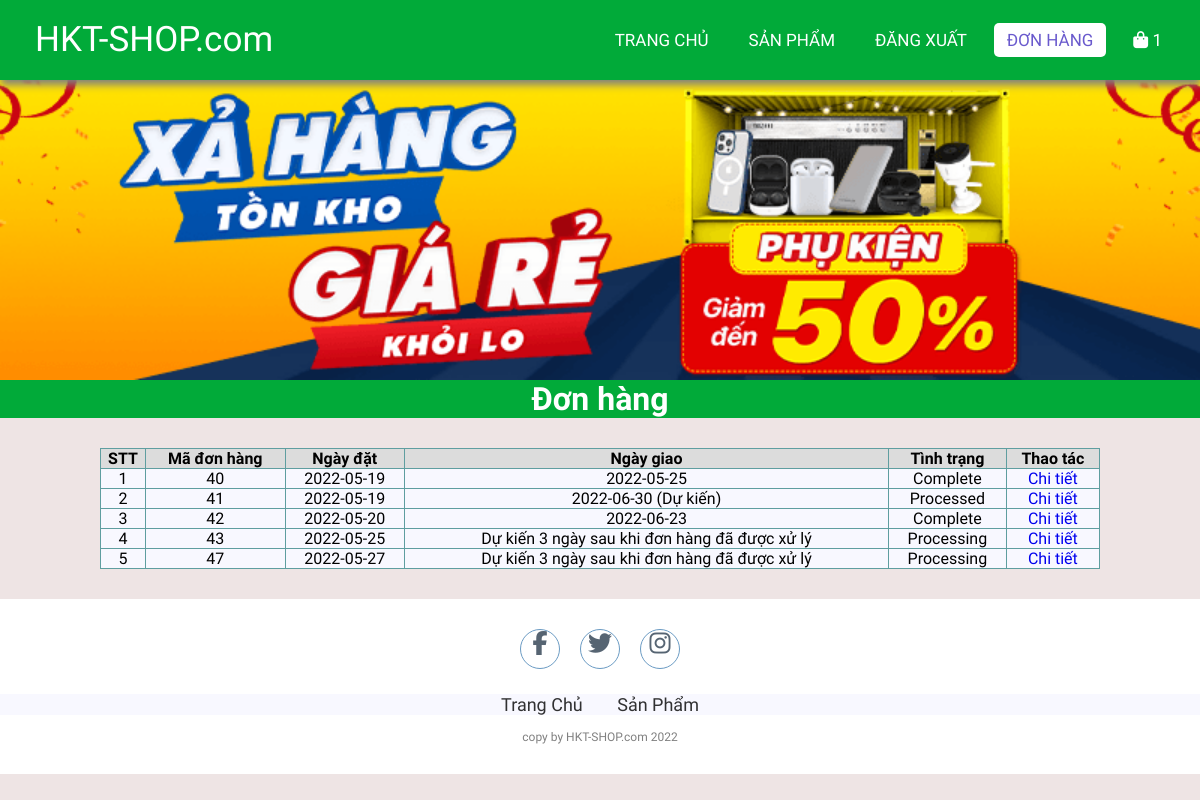
Screenshot of /order.php (signed in) with the database file from the repository.
### tables this page shows
CREATE TABLE `orders` (
  `id` int(11) NOT NULL,
  `userId` int(11) NOT NULL,
  `createdDate` date NOT NULL,
  `receivedDate` date DEFAULT NULL,
  `status` varchar(20) NOT NULL
);

### lib/database.php (called while the page is built, shortened)
<?php
class Database extends PDO
{
  public $host   = DB_HOST;
  public $user   = DB_USER;
  public $pass   = DB_PASS;
  public $dbname = DB_NAME;
  public $link;
  private function connectDB()
  {
    $this->link = new mysqli(
      $this->host,
      $this->user,
      $this->pass,
      $this->dbname
    );
  }
  public function select($query)
  {
    $result = $this->link->query($query);
    if ($result->num_rows > 0) {
      return $result;
    } else {
      return false;
    }
  }
}

### lib/session.php (called while the page is built, shortened)
<?php
class Session
{
   public static function get($key)
   {
      if (isset($_SESSION[$key])) {
         return $_SESSION[$key];
      } else {
         return false;
      }
   }
}

### classes/cart.php (called while the page is built, shortened)
<?php
$filepath = realpath(dirname(__FILE__));
include_once($filepath . '/../lib/database.php');
include_once($filepath . '/../lib/session.php');
?>
<?php
class cart
{
    private $db;
    public function __construct()
    {
        $this->db = new Database();
    }
    public function getTotalQtyByUserId()
    {
        $userId = Session::get('userId');
        $query = "SELECT SUM(qty) as total FROM cart WHERE userId = '$userId' ";
        $mysqli_result = $this->db->select($query);
        if ($mysqli_result) {
            $result = mysqli_fetch_all($this->db->select($query), MYSQLI_ASSOC)[0];
            return $result;
        }
        return false;
    }
}
?>

### classes/order.php (called while the page is built, shortened)
<?php
$filepath = realpath(dirname(__FILE__));
include_once($filepath . '/../lib/database.php');
include_once($filepath . '/../lib/session.php');
include_once($filepath . '/../classes/cart.php');
?>
<?php
class order
{
    private $db;
    public function __construct()
    {
        $this->db = new Database();
    }
    public function getOrderByUser()
    {
        $userId = Session::get('userId');
        $query = "SELECT * FROM orders WHERE userId = '$userId' ";
        $mysqli_result = $this->db->select($query);
        if ($mysqli_result) {
            $result = mysqli_fetch_all($this->db->select($query), MYSQLI_ASSOC);
            return $result;
        }
        return false;
    }
}
?>

### order.php (the view, shortened to what this page needs)
<?php
include_once 'lib/session.php';
include 'classes/order.php';
include_once 'classes/cart.php';
$cart = new cart();
$totalQty = $cart->getTotalQtyByUserId();
$order = new order();
$result = $order->getOrderByUser();
?>
<!DOCTYPE html>
<html lang="en">
<head>
    <link rel="stylesheet" href="./css/style.css">
    <link rel="stylesheet" href="https://cdnjs.cloudflare.com/ajax/libs/font-awesome/5.15.4/css/all.min.css">
</head>
<body>
    <nav>
        <label class="logo">HKT-SHOP.com</label>
        <ul>
            <li><a href="index.php">Trang chủ</a></li>
            <li><a href="productList.php">Sản phẩm</a></li>
            <?php
            if (isset($_SESSION['user']) && $_SESSION['user']) { ?>
                <li><a href="logout.php" id="signin">Đăng xuất</a></li>
            <?php } else { ?>
                <li><a href="register.php" id="signup">Đăng ký</a></li>
                <li><a href="login.php" id="signin">Đăng nhập</a></li>
            <?php } ?>
            <li><a href="order.php" id="order" class="active">Đơn hàng</a></li>
            <li>
                <a href="checkout.php">
                    <i class="fa fa-shopping-bag"></i>
                    <span class="sumItem">
                        <?= $totalQty['total'] ?>
                    </span>
                </a>
            </li>
        </ul>
    </nav>
        <section class="banner">
        <div class="fadein">
            <?php
            $dir = "./images/slider/";
            $scan_dir = scandir($dir);
            foreach ($scan_dir as $img) :
                if (in_array($img, array('.', '..')))
                    continue;
            ?>
                <img src="<?php echo $dir . $img ?>" alt="<?php echo $img ?>">
            <?php endforeach; ?>
        </div>
    </section>
    <div class="featuredProducts">
        <h1>Đơn hàng</h1>
    </div>
    <div class="container-single">
        <?php if ($result) { ?>
            <table class="order">
                <tr>
                    <th>STT</th>
                    <th>Mã đơn hàng</th>
                    <th>Ngày đặt</th>
                    <th>Ngày giao</th>
                    <th>Tình trạng</th>
                    <th>Thao tác</th>
                </tr>
                <?php $count = 1;
                foreach ($result as $key => $value) { ?>
                    <tr>
                        <td><?= $count++ ?></td>
                        <td><?= $value['id'] ?></td>
                        <td><?= $value['createdDate'] ?></td>
                        <td><?= ($value['status'] != "Processing") ? $value['receivedDate'] : "Dự kiến 3 ngày sau khi đơn hàng đã được xử lý" ?> <?=  ($value['status'] != "Complete" && $value['status'] != "Processing") ? "(Dự kiến)" : "" ?> </td>
                        <?php
                        if ($value['status'] == 'Delivering') { ?>
                            <td>
                                <a href="complete_order.php?orderId=<?= $value['id'] ?>">Đang giao (Click vào để xác nhận đã nhận)</a>
                            </td>
                            <td>
                                <a href="orderdetail.php?orderId=<?= $value['id'] ?>">Chi tiết</a>
                            </td>
                        <?php } else { ?>
                            <td>
                                <?= $value['status'] ?>
                            </td>
                            <td>
                                <a href="orderdetail.php?orderId=<?= $value['id'] ?>">Chi tiết</a>
                            </td>
                        <?php }
                        ?>
                    </tr>
                <?php } ?>
            </table>
        <?php } else { ?>
            <h3>Đơn hàng hiện đang rỗng</h3>
        <?php } ?>
    </div>
    <footer>
        <div class="social">
            <a href="#"><i class="fa fa-facebook" aria-hidden="true"></i></a>
            <a href="#"><i class="fa fa-twitter" aria-hidden="true"></i></a>
            <a href="#"><i class="fa fa-instagram" aria-hidden="true"></i></a>
        </div>
        <ul class="list">
            <li>
                <a href="./">Trang Chủ</a>
            </li>
            <li>
                <a href="productList.php">Sản Phẩm</a>
            </li>
        </ul>
        <p class="copyright">copy by HKT-SHOP.com 2022</p>
    </footer>
</body>
</html>

### css/style.css (style rules this page uses)
:root { --color-primary: #01aa39; --bg-primary: rgb(238, 228, 228); }
* { padding: 0; margin: 0; text-decoration: none; list-style: none; box-sizing: border-box; }
body { font-family: Mitr; background: var(--bg-primary); }
nav { top: 0; background: var(--color-primary); height: 80px; width: 100%; position: fixed; z-index: 9999; box-shadow: 1px 5px 8px gray; }
label.logo { color: white; font-size: 35px; line-height: 80px; padding: 0 35px; }
nav ul { float: right; margin-right: 20px; }
nav ul li { display: inline-block; line-height: 80px; margin: 0 5px; }
nav ul li a { color: white; font-size: 17px; padding: 7px 13px; border-radius: 3px; text-transform: uppercase; border-radius: 5px; transition: 0.5s; }
a.active, a:hover { background: white; color: slateblue; }
.banner { background-size: cover; margin-top: 80px; overflow: hidden; }
.fadein { position: relative; height: 300px; max-width: 1200px; margin: 0 auto; background: #fff; }
.fadein img { position: absolute; width: calc(100%); height: calc(100%); width: 100%; height: 100%; object-fit: cover; }
.featuredProducts { text-align: center; background-color: var(--color-primary); color: white; }
footer { padding: 30px 0; background-color: white; }
footer .social { text-align: center; padding-bottom: 25px; color: white; }
footer .social a { color: inherit; font-size: 24px; border: 1px solid steelblue; width: 40px; height: 40px; display: inline-block; text-align: center; border-radius: 50%; margin: 0 8px; transition: 0.5s; background-color: white; color: #2c3e50; opacity: 0.8; }
footer ul { margin-top: 0; padding: 0; list-style: none; font-size: 18px; margin-bottom: 0; text-align: center; }
footer ul a { color: inherit; text-decoration: none; opacity: 0.8; }
footer ul li { display: inline; padding: 0 15px; }
footer .copyright { margin-top: 15px; text-align: center; font-size: 12px; color: gray; }
.container-single { display: flex; margin: 30px 100px; }
.list { background-color: ghostwhite; }
th { background-color: gainsboro; border: 1px solid cadetblue; }
td { border: 1px solid cadetblue; text-align: center; }
.order { width: 100%; background-color: ghostwhite; padding: 10px; border-collapse: collapse; }

### rows the page displays
orders: id "40", createdDate "2022-05-19", receivedDate "2022-05-25", status "Complete"
orders: id "41", createdDate "2022-05-19", receivedDate "2022-06-30", shows "(Dự kiến)", status "Processed"
orders: id "42", createdDate "2022-05-20", receivedDate "2022-06-23", status "Complete"
orders: id "43", createdDate "2022-05-25", shows "Dự kiến 3 ngày sau khi đơn hàng đã được xử lý", status "Processing"
orders: id "47", createdDate "2022-05-27", shows "Dự kiến 3 ngày sau khi đơn hàng đã được xử lý", status "Processing"

### other values shown
$totalQty['total'] "1"
